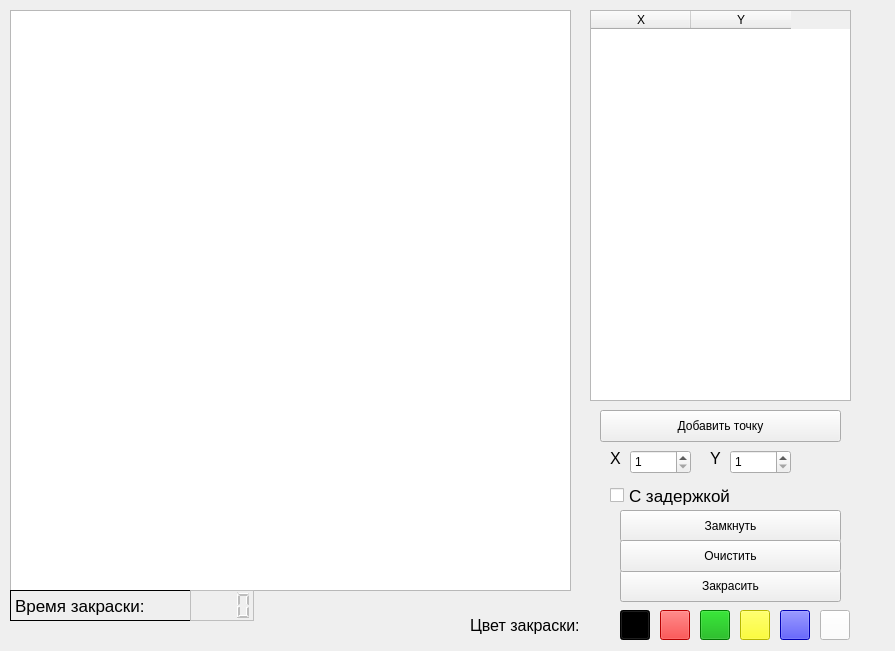
<?xml version="1.0" encoding="UTF-8"?>
<ui version="4.0">
 <class>MainWindow</class>
 <widget class="QMainWindow" name="MainWindow">
  <property name="geometry">
   <rect>
    <x>0</x>
    <y>0</y>
    <width>895</width>
    <height>651</height>
   </rect>
  </property>
  <property name="windowTitle">
   <string>Заполнение областей</string>
  </property>
  <widget class="QWidget" name="centralwidget">
   <widget class="QGraphicsView" name="view">
    <property name="geometry">
     <rect>
      <x>10</x>
      <y>10</y>
      <width>561</width>
      <height>581</height>
     </rect>
    </property>
   </widget>
   <widget class="QTableWidget" name="table">
    <property name="geometry">
     <rect>
      <x>590</x>
      <y>10</y>
      <width>261</width>
      <height>391</height>
     </rect>
    </property>
    <column>
     <property name="text">
      <string>X</string>
     </property>
    </column>
    <column>
     <property name="text">
      <string>Y</string>
     </property>
    </column>
   </widget>
   <widget class="QPushButton" name="paint">
    <property name="geometry">
     <rect>
      <x>620</x>
      <y>570</y>
      <width>221</width>
      <height>32</height>
     </rect>
    </property>
    <property name="text">
     <string>Закрасить</string>
    </property>
   </widget>
   <widget class="QPushButton" name="lock">
    <property name="geometry">
     <rect>
      <x>620</x>
      <y>510</y>
      <width>221</width>
      <height>32</height>
     </rect>
    </property>
    <property name="text">
     <string>Замкнуть</string>
    </property>
   </widget>
   <widget class="QPushButton" name="erase">
    <property name="geometry">
     <rect>
      <x>620</x>
      <y>540</y>
      <width>221</width>
      <height>32</height>
     </rect>
    </property>
    <property name="text">
     <string>Очистить</string>
    </property>
   </widget>
   <widget class="QCheckBox" name="delay">
    <property name="geometry">
     <rect>
      <x>610</x>
      <y>480</y>
      <width>241</width>
      <height>31</height>
     </rect>
    </property>
    <property name="font">
     <font>
      <pointsize>13</pointsize>
     </font>
    </property>
    <property name="text">
     <string>С задержкой</string>
    </property>
   </widget>
   <widget class="QPushButton" name="addpoint">
    <property name="geometry">
     <rect>
      <x>600</x>
      <y>410</y>
      <width>241</width>
      <height>32</height>
     </rect>
    </property>
    <property name="text">
     <string>Добавить точку</string>
    </property>
   </widget>
   <widget class="QSpinBox" name="x">
    <property name="geometry">
     <rect>
      <x>630</x>
      <y>450</y>
      <width>61</width>
      <height>24</height>
     </rect>
    </property>
    <property name="minimum">
     <number>1</number>
    </property>
    <property name="maximum">
     <number>561</number>
    </property>
   </widget>
   <widget class="QSpinBox" name="y">
    <property name="geometry">
     <rect>
      <x>730</x>
      <y>450</y>
      <width>61</width>
      <height>24</height>
     </rect>
    </property>
    <property name="minimum">
     <number>1</number>
    </property>
    <property name="maximum">
     <number>581</number>
    </property>
   </widget>
   <widget class="QLabel" name="label">
    <property name="geometry">
     <rect>
      <x>610</x>
      <y>450</y>
      <width>16</width>
      <height>16</height>
     </rect>
    </property>
    <property name="font">
     <font>
      <pointsize>12</pointsize>
     </font>
    </property>
    <property name="text">
     <string>X</string>
    </property>
   </widget>
   <widget class="QLabel" name="label_2">
    <property name="geometry">
     <rect>
      <x>710</x>
      <y>450</y>
      <width>16</width>
      <height>16</height>
     </rect>
    </property>
    <property name="font">
     <font>
      <pointsize>12</pointsize>
     </font>
    </property>
    <property name="text">
     <string>Y</string>
    </property>
   </widget>
   <widget class="QLabel" name="label_3">
    <property name="geometry">
     <rect>
      <x>10</x>
      <y>590</y>
      <width>181</width>
      <height>31</height>
     </rect>
    </property>
    <property name="font">
     <font>
      <pointsize>13</pointsize>
     </font>
    </property>
    <property name="frameShape">
     <enum>QFrame::Box</enum>
    </property>
    <property name="text">
     <string>Время закраски:</string>
    </property>
   </widget>
   <widget class="QLCDNumber" name="time">
    <property name="enabled">
     <bool>false</bool>
    </property>
    <property name="geometry">
     <rect>
      <x>190</x>
      <y>590</y>
      <width>64</width>
      <height>31</height>
     </rect>
    </property>
    <property name="frameShape">
     <enum>QFrame::Box</enum>
    </property>
    <property name="frameShadow">
     <enum>QFrame::Plain</enum>
    </property>
    <property name="digitCount">
     <number>4</number>
    </property>
   </widget>
   <widget class="QLabel" name="label_4">
    <property name="geometry">
     <rect>
      <x>470</x>
      <y>605</y>
      <width>141</width>
      <height>41</height>
     </rect>
    </property>
    <property name="font">
     <font>
      <pointsize>12</pointsize>
     </font>
    </property>
    <property name="text">
     <string>Цвет закраски:</string>
    </property>
   </widget>
   <widget class="QPushButton" name="black_fill_btn">
    <property name="geometry">
     <rect>
      <x>620</x>
      <y>610</y>
      <width>30</width>
      <height>30</height>
     </rect>
    </property>
    <property name="font">
     <font>
      <kerning>true</kerning>
     </font>
    </property>
    <property name="cursor">
     <cursorShape>PointingHandCursor</cursorShape>
    </property>
    <property name="focusPolicy">
     <enum>Qt::StrongFocus</enum>
    </property>
    <property name="contextMenuPolicy">
     <enum>Qt::DefaultContextMenu</enum>
    </property>
    <property name="autoFillBackground">
     <bool>false</bool>
    </property>
    <property name="styleSheet">
     <string notr="true">color: rgb(0, 0, 0); 
background-color: rgb(0, 0, 0)</string>
    </property>
    <property name="text">
     <string/>
    </property>
    <property name="checkable">
     <bool>true</bool>
    </property>
    <property name="checked">
     <bool>true</bool>
    </property>
    <property name="autoDefault">
     <bool>false</bool>
    </property>
    <property name="default">
     <bool>false</bool>
    </property>
    <property name="flat">
     <bool>false</bool>
    </property>
   </widget>
   <widget class="QPushButton" name="red_fill_btn">
    <property name="geometry">
     <rect>
      <x>660</x>
      <y>610</y>
      <width>30</width>
      <height>30</height>
     </rect>
    </property>
    <property name="font">
     <font>
      <kerning>true</kerning>
     </font>
    </property>
    <property name="cursor">
     <cursorShape>PointingHandCursor</cursorShape>
    </property>
    <property name="focusPolicy">
     <enum>Qt::StrongFocus</enum>
    </property>
    <property name="contextMenuPolicy">
     <enum>Qt::DefaultContextMenu</enum>
    </property>
    <property name="autoFillBackground">
     <bool>false</bool>
    </property>
    <property name="styleSheet">
     <string notr="true">color: rgb(255, 0, 0); 
background-color: rgb(255, 0, 0)</string>
    </property>
    <property name="text">
     <string/>
    </property>
    <property name="checkable">
     <bool>true</bool>
    </property>
    <property name="checked">
     <bool>false</bool>
    </property>
    <property name="autoDefault">
     <bool>false</bool>
    </property>
    <property name="default">
     <bool>false</bool>
    </property>
    <property name="flat">
     <bool>false</bool>
    </property>
   </widget>
   <widget class="QPushButton" name="green_fill_btn">
    <property name="geometry">
     <rect>
      <x>700</x>
      <y>610</y>
      <width>30</width>
      <height>30</height>
     </rect>
    </property>
    <property name="font">
     <font>
      <kerning>true</kerning>
     </font>
    </property>
    <property name="cursor">
     <cursorShape>PointingHandCursor</cursorShape>
    </property>
    <property name="focusPolicy">
     <enum>Qt::StrongFocus</enum>
    </property>
    <property name="contextMenuPolicy">
     <enum>Qt::DefaultContextMenu</enum>
    </property>
    <property name="autoFillBackground">
     <bool>false</bool>
    </property>
    <property name="styleSheet">
     <string notr="true">color: rgb(0, 170, 0); 
background-color: rgb(0, 170, 0)</string>
    </property>
    <property name="text">
     <string/>
    </property>
    <property name="checkable">
     <bool>true</bool>
    </property>
    <property name="checked">
     <bool>false</bool>
    </property>
    <property name="autoDefault">
     <bool>false</bool>
    </property>
    <property name="default">
     <bool>false</bool>
    </property>
    <property name="flat">
     <bool>false</bool>
    </property>
   </widget>
   <widget class="QPushButton" name="yellow_fill_btn">
    <property name="geometry">
     <rect>
      <x>740</x>
      <y>610</y>
      <width>30</width>
      <height>30</height>
     </rect>
    </property>
    <property name="font">
     <font>
      <kerning>true</kerning>
     </font>
    </property>
    <property name="cursor">
     <cursorShape>PointingHandCursor</cursorShape>
    </property>
    <property name="focusPolicy">
     <enum>Qt::StrongFocus</enum>
    </property>
    <property name="contextMenuPolicy">
     <enum>Qt::DefaultContextMenu</enum>
    </property>
    <property name="autoFillBackground">
     <bool>false</bool>
    </property>
    <property name="styleSheet">
     <string notr="true">color: rgb(255, 255, 0); 
background-color:  rgb(255, 255, 0)</string>
    </property>
    <property name="text">
     <string/>
    </property>
    <property name="checkable">
     <bool>true</bool>
    </property>
    <property name="checked">
     <bool>false</bool>
    </property>
    <property name="autoDefault">
     <bool>false</bool>
    </property>
    <property name="default">
     <bool>false</bool>
    </property>
    <property name="flat">
     <bool>false</bool>
    </property>
   </widget>
   <widget class="QPushButton" name="blue_fill_btn">
    <property name="geometry">
     <rect>
      <x>780</x>
      <y>610</y>
      <width>30</width>
      <height>30</height>
     </rect>
    </property>
    <property name="font">
     <font>
      <kerning>true</kerning>
     </font>
    </property>
    <property name="cursor">
     <cursorShape>PointingHandCursor</cursorShape>
    </property>
    <property name="focusPolicy">
     <enum>Qt::StrongFocus</enum>
    </property>
    <property name="contextMenuPolicy">
     <enum>Qt::DefaultContextMenu</enum>
    </property>
    <property name="autoFillBackground">
     <bool>false</bool>
    </property>
    <property name="styleSheet">
     <string notr="true">color: rgb(0, 0, 255);
background-color:  rgb(0, 0, 255)</string>
    </property>
    <property name="text">
     <string/>
    </property>
    <property name="checkable">
     <bool>true</bool>
    </property>
    <property name="checked">
     <bool>false</bool>
    </property>
    <property name="autoDefault">
     <bool>false</bool>
    </property>
    <property name="default">
     <bool>false</bool>
    </property>
    <property name="flat">
     <bool>false</bool>
    </property>
   </widget>
   <widget class="QPushButton" name="white_fill_btn">
    <property name="geometry">
     <rect>
      <x>820</x>
      <y>610</y>
      <width>30</width>
      <height>30</height>
     </rect>
    </property>
    <property name="font">
     <font>
      <kerning>true</kerning>
     </font>
    </property>
    <property name="cursor">
     <cursorShape>PointingHandCursor</cursorShape>
    </property>
    <property name="focusPolicy">
     <enum>Qt::StrongFocus</enum>
    </property>
    <property name="contextMenuPolicy">
     <enum>Qt::DefaultContextMenu</enum>
    </property>
    <property name="autoFillBackground">
     <bool>true</bool>
    </property>
    <property name="styleSheet">
     <string notr="true">color: rgb(255, 255, 255);
background-color:  rgb(255, 255, 255)</string>
    </property>
    <property name="text">
     <string/>
    </property>
    <property name="checkable">
     <bool>true</bool>
    </property>
    <property name="checked">
     <bool>false</bool>
    </property>
    <property name="autoDefault">
     <bool>false</bool>
    </property>
    <property name="default">
     <bool>false</bool>
    </property>
    <property name="flat">
     <bool>false</bool>
    </property>
   </widget>
  </widget>
 </widget>
 <resources/>
 <connections/>
</ui>
